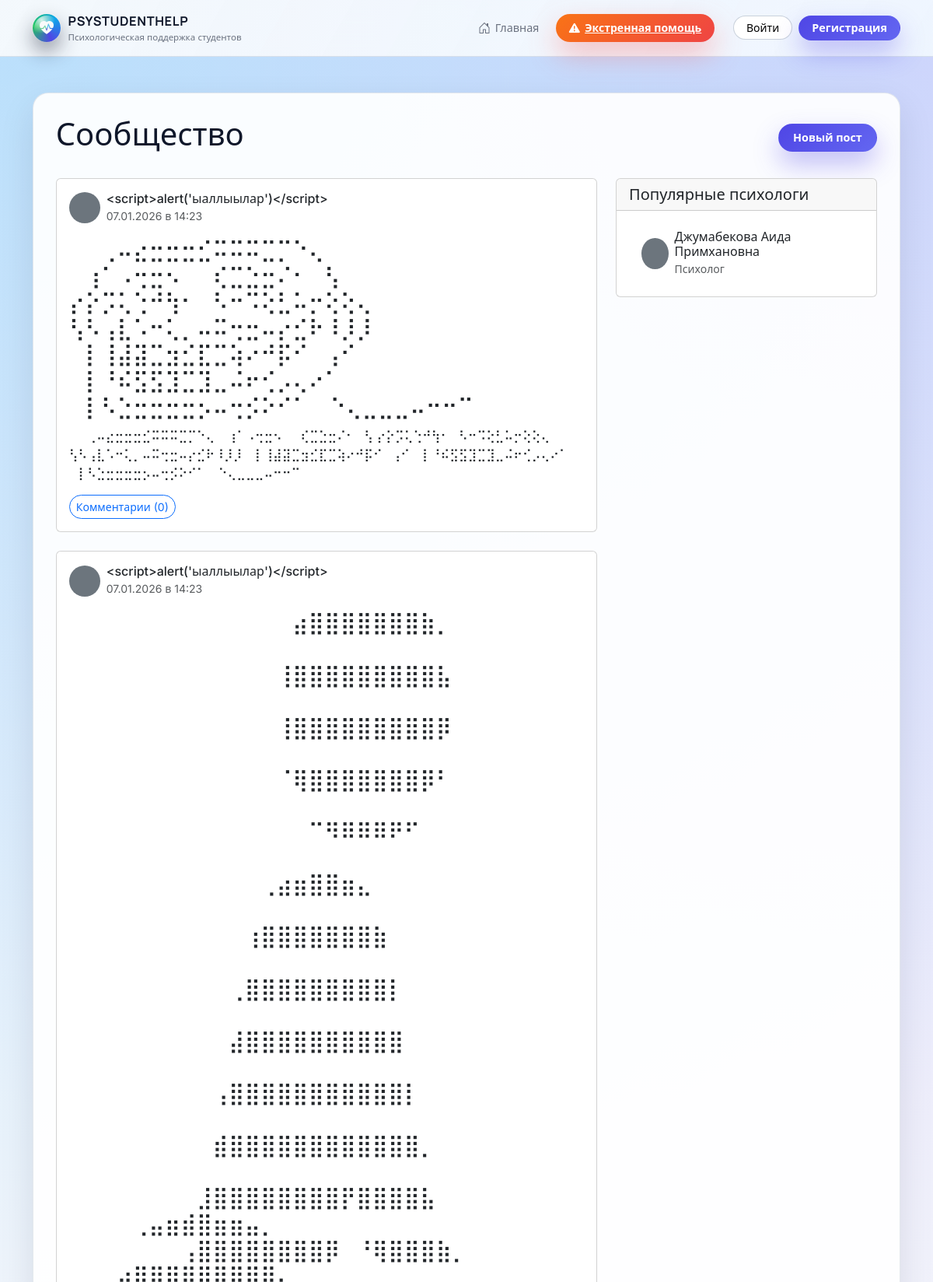
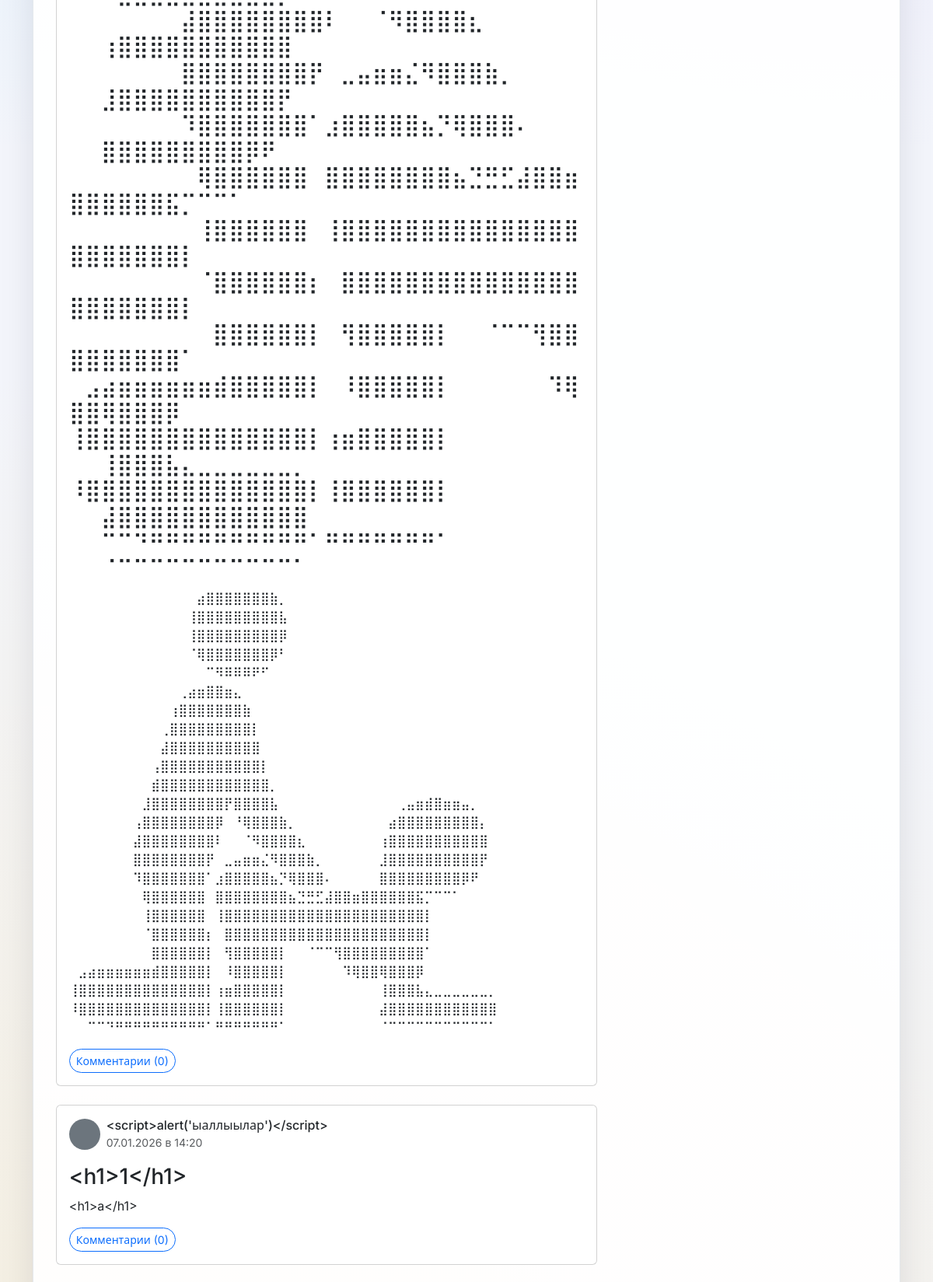
The page /posts (upper part) on the database its author committed (2 pictures, top to bottom).
### models.py (models this page shows, shortened)
class Post(db.Model):
    __tablename__ = 'post'
    id = db.Column(db.Integer, primary_key=True)
    title = db.Column(db.String(200), nullable=False)
    content = db.Column(db.Text, nullable=False)
    user_id = db.Column(db.Integer, db.ForeignKey('user.id'), nullable=False)
    created_at = db.Column(db.DateTime, default=datetime.utcnow)
    updated_at = db.Column(
        db.DateTime,
        default=datetime.utcnow,
        onupdate=datetime.utcnow,
    )
    comments = db.relationship(
        'Comment',
        backref='post',
        lazy=True,
        cascade='all, delete-orphan',
    )
    author = db.relationship('User', backref='posts', lazy=True)

class User(UserMixin, db.Model):
    __tablename__ = 'user'
    id = db.Column(db.Integer, primary_key=True)
    username = db.Column(db.String(80), unique=True, nullable=False)
    email = db.Column(db.String(120), unique=True, nullable=False, index=True)
    password = db.Column(db.String(200), nullable=False)
    role = db.Column(db.String(20), nullable=False)  # student | psychologist | admin | superadmin
    full_name = db.Column(db.String(100))
    bio = db.Column(db.Text)
    profile_pic = db.Column(db.String(100))
    created_at = db.Column(db.DateTime, default=datetime.utcnow)
    group_id = db.Column(db.Integer, db.ForeignKey('groups.id'))
    comments = db.relationship(
        'Comment',
        backref='author',
        lazy=True,
    )
    tests = db.relationship(
        'Test',
        backref='creator',
        lazy=True,
    )
    test_results = db.relationship(
        'TestResult',
        backref='user',
        lazy=True,
    )
    messages_sent = db.relationship(
        'Message',
        foreign_keys='Message.sender_id',
        backref='sender',
        lazy=True,
    )
    messages_received = db.relationship(
        'Message',
        foreign_keys='Message.recipient_id',
        backref='recipient',
        lazy=True,
    )
    reports = db.relationship(
        'StudentReport',
        foreign_keys='StudentReport.student_id',
        backref='student',
        lazy=True,
    )
    appointments = db.relationship(
        'Appointment',
        foreign_keys='Appointment.student_id',
        backref='student',          # appointment.student в шаблонах
        lazy=True,
    )
    psychologist_appointments = db.relationship(
        'Appointment',
        foreign_keys='Appointment.psychologist_id',
        backref='psychologist',     # appointment.psychologist в шаблонах
        lazy=True,
    )
    meeting_protocols = db.relationship(
        'MeetingProtocol',
        foreign_keys='MeetingProtocol.student_id',
        backref='student',          # protocol.student в шаблонах
        lazy=True,
    )
    psychologist_protocols = db.relationship(
        'MeetingProtocol',
        foreign_keys='MeetingProtocol.psychologist_id',
        backref='psychologist',     # protocol.psychologist в шаблонах
        lazy=True,
    )

### flask_app.py (the view)
@app.route('/posts')
def posts():
    posts = Post.query.order_by(Post.created_at.desc()).all()
    psychologists = (
        User.query.filter_by(role='psychologist')
        .order_by(func.random())
        .limit(5)
        .all()
    )
    return render_template('posts.html', posts=posts, psychologists=psychologists)

### admin.py (called while the page is built)
@admin_bp.before_app_request
def _bootstrap_superadmin_once():
    flag = "SUPERADMIN_BOOTSTRAPPED"
    if not current_app.config.get(flag):
        try:
            ensure_initial_superadmin()
        finally:
            current_app.config[flag] = True

### flask_app.py (called while the page is built)
def get_current_user():
    return current_user if current_user.is_authenticated else None

### templates/posts.html (shortened to what this page needs)
{% extends "base.html" %}
{% block content %}
<div class="d-flex justify-content-between align-items-center mb-4">
    <h1>Сообщество</h1>
    <a href="{{ url_for('create_post') }}" class="btn btn-primary">Новый пост</a>
</div>
{% if posts %}
    <div class="row">
        <div class="col-lg-8">
            {% for post in posts %}
            <div class="card mb-4">
                <div class="card-body">
                    <div class="d-flex align-items-center mb-3">
                        {% if post.author.profile_pic %}
                            <img src="{{ url_for('static', filename='uploads/' + post.author.profile_pic) }}" class="rounded-circle me-2" width="40" height="40">
                        {% else %}
                            <div class="rounded-circle bg-secondary me-2" style="width: 40px; height: 40px;"></div>
                        {% endif %}
                        <div>
                            <h6 class="mb-0">{{ post.author.full_name if post.author.full_name else post.author.username }}</h6>
                            <small class="text-muted">{{ post.created_at.strftime('%d.%m.%Y в %H:%M') }}</small>
                        </div>
                    </div>
                    <h3>{{ post.title }}</h3>
                    <p>{{ post.content }}</p>
                    <div class="d-flex justify-content-between align-items-center mt-3">
                        <a href="{{ url_for('view_post', post_id=post.id) }}" class="btn btn-sm btn-outline-primary">
                            Комментарии ({{ post.comments|length }})
                        </a>
                    </div>
                </div>
            </div>
            {% endfor %}
        </div>
        <div class="col-lg-4">
            <div class="card mb-4">
                <div class="card-header">
                    <h5 class="mb-0">Популярные психологи</h5>
                </div>
                <div class="card-body">
                    <div class="list-group list-group-flush">
                        {% for psych in psychologists %}
                        <a href="{{ url_for('profile', username=psych.username) }}" class="list-group-item list-group-item-action">
                            <div class="d-flex align-items-center">
                                {% if psych.profile_pic %}
                                    <img src="{{ url_for('static', filename='uploads/' + psych.profile_pic) }}" class="rounded-circle me-2" width="40" height="40">
                                {% else %}
                                    <div class="rounded-circle bg-secondary me-2" style="width: 40px; height: 40px;"></div>
                                {% endif %}
                                <div>
                                    <h6 class="mb-0">{{ psych.full_name if psych.full_name else psych.username }}</h6>
                                    <small class="text-muted">{{ psych.bio|truncate(30) if psych.bio else "Психолог" }}</small>
                                </div>
                            </div>
                        </a>
                        {% endfor %}
                    </div>
                </div>
            </div>
        </div>
    </div>
{% else %}
    <div class="alert alert-info">
        Пока нет ни одного поста. <a href="{{ url_for('create_post') }}" class="alert-link">Создайте первый пост</a>.
    </div>
{% endif %}
{% endblock %}

### static/css/style.css (style rules this page uses)
:root { --app-bg: #f3f5fb; --app-bg-alt: #e9edf9; --app-bg-soft: #f9fafb; --app-surface: #ffffff; --app-surface-soft: rgba(255, 255, 255, 0.92); --app-border-subtle: rgba(148, 163, 184, 0.25); --app-border-strong: rgba(15, 23, 42, 0.12); --app-primary: #4f46e5; --app-primary-soft: rgba(79, 70, 229, 0.09); --app-primary-strong: #4338ca; --app-accent: #f97316; --app-accent-soft: rgba(249, 115, 22, 0.08); --app-success: #22c55e; --app-danger: #ef4444; --app-warning: #eab308; --app-info: #0ea5e9; --app-text-main: #0f172a; --app-text-muted: #6b7280; --app-text-soft: #9ca3af; --app-radius-xl: 26px; --app-radius-lg: 20px; --app-radius-md: 14px; --app-radius-sm: 10px; --app-radius-pill: 999px; --app-shadow-soft: 0 18px 45px rgba(15, 23, 42, 0.10); --app-shadow-elevated: 0 28px 70px rgba(15, 23, 42, 0.18); --app-shadow-subtle: 0 10px 30px rgba(15, 23, 42, 0.06); --app-header-height: 72px; --app-transition-fast: 0.16s ease-out; --app-transition-med: 0.22s ease-out; }
*, *::before, *::after { box-sizing: border-box; }
html { scroll-behavior: smooth; }
body.app-shell { margin: 0; min-height: 100vh; display: flex; flex-direction: column; background: radial-gradient(circle at 0% 0%, rgba(125, 211, 252, 0.45) 0, transparent 42%), radial-gradient(circle at 100% 0%, rgba(196, 181, 253, 0.5) 0, transparent 42%), radial-gradient(circle at 0% 100%, rgba(251, 191, 36, 0.2) 0, transparent 48%), var(--app-bg); font-family: "Inter", system-ui, -apple-system, BlinkMacSystemFont, "Segoe UI", sans-serif; color: var(--app-text-main); }
.btn-primary { background: linear-gradient(135deg, #4f46e5, #6366f1); border-color: transparent; border-radius: 999px; padding-inline: 1.15rem; font-weight: 600; font-size: 0.9rem; box-shadow: 0 16px 32px rgba(79, 70, 229, 0.35); }
.btn-outline-primary { border-radius: 999px; }

### rows shown on the page
Post: author "<script>alert('ыаллыылар')</script>", created_at "07.01.2026 в 14:23", title "⠀⠀⢀⠤⣔⣒⣒⣒⣊⠭⠭⠭⣉⡉⠑⢄ ⠀⢰⠁⠠⢒⣒⠢⠀⠀⢎⣉⣑⣒⠌⠂⠀⢣ ⡔⡕⡩⢅⢑⠚⢳⠂⠀⠣⠒⠩⢕⣃⠥⡒⢕⢕⢄ ⢣⠣⢠⣇⠡⠒⢅⡀⠤⠭⢒⣒⠤⡔⣊⠗⠸⡸⡸ ⠀⡇⢸⣼⣽⣉⣲⣊⣏⣉⢵⠔⠚⡯⠊⠀⢠⠊ ⠀⡇⠘⠮⣫⣫⣹⣉⣹⣀⠬⠖⢊⡠⢄⠔⠁ ⠀⡇⠣⣑⣒⣒⣒⣒⡢⠤⢒⡪⠕⠊⠁ ⠀⠑⢄⣀⣀⣀⠤⠒⠒⠉", content "⠀⠀⢀⠤⣔⣒⣒⣒⣊⠭⠭⠭⣉⡉⠑⢄ ⠀⢰⠁⠠⢒⣒⠢⠀⠀⢎⣉⣑⣒⠌⠂⠀⢣ ⡔⡕⡩⢅⢑⠚⢳⠂⠀⠣⠒⠩⢕⣃⠥⡒⢕⢕⢄ ⢣⠣⢠⣇⠡⠒⢅⡀⠤⠭⢒⣒⠤⡔⣊⠗⠸⡸⡸ ⠀⡇⢸⣼⣽⣉⣲⣊⣏⣉⢵⠔⠚⡯⠊⠀⢠⠊ ⠀⡇⠘⠮⣫⣫⣹⣉⣹⣀⠬⠖⢊⡠⢄⠔⠁ ⠀⡇⠣⣑⣒⣒⣒⣒⡢⠤⢒⡪⠕⠊⠁ ⠀⠑⢄⣀⣀⣀⠤⠒⠒⠉", comments|length "0"
Post: author "<script>alert('ыаллыылар')</script>", created_at "07.01.2026 в 14:23", title "⠀⠀⠀⠀⠀⠀⠀⠀⠀⠀⠀⠀⠀⠀⣴⣿⣿⣿⣿⣿⣿⣿⣷⡀⠀⠀⠀⠀⠀⠀⠀⠀⠀⠀⠀⠀⠀⠀⠀⠀⠀⠀⠀⠀⠀⠀⠀ ⠀⠀⠀⠀⠀⠀⠀⠀⠀⠀⠀⠀⠀⢸⣿⣿⣿⣿⣿⣿⣿⣿⣿⣧⠀⠀⠀⠀⠀⠀⠀⠀⠀⠀⠀⠀⠀⠀⠀⠀⠀⠀⠀⠀⠀⠀⠀ ⠀⠀⠀⠀⠀⠀⠀⠀⠀⠀⠀⠀⠀⢸⣿⣿⣿⣿⣿⣿⣿⣿⣿⡿⠀⠀⠀⠀⠀⠀⠀⠀⠀⠀⠀⠀⠀⠀⠀⠀⠀⠀⠀⠀⠀⠀⠀ ⠀⠀⠀⠀⠀⠀⠀⠀⠀⠀⠀⠀⠀⠈⢿⣿⣿⣿⣿⣿⣿⣿⡿⠃⠀⠀⠀⠀⠀⠀⠀⠀⠀⠀⠀⠀⠀⠀⠀⠀⠀⠀⠀⠀⠀⠀⠀ ⠀⠀⠀⠀⠀⠀⠀⠀⠀⠀⠀⠀⠀⠀⠀⠉⠻⠿⠿⠿⠟⠋⠀⠀⠀⠀⠀⠀⠀⠀⠀⠀⠀⠀⠀⠀⠀⠀⠀⠀⠀⠀⠀⠀⠀⠀⠀ ⠀⠀⠀⠀⠀⠀⠀⠀⠀⠀⠀⠀⢀⣴⣶⣿⣿⣶⣄⠀⠀⠀⠀⠀⠀⠀⠀⠀⠀⠀⠀⠀⠀⠀⠀⠀⠀⠀⠀⠀⠀⠀⠀⠀⠀⠀⠀ ⠀⠀⠀⠀⠀⠀⠀⠀⠀⠀⠀⢰⣿⣿⣿⣿⣿⣿⣿⣷⠀⠀⠀⠀⠀⠀⠀⠀⠀⠀⠀⠀⠀⠀⠀⠀⠀⠀⠀⠀⠀⠀⠀⠀⠀⠀⠀ ⠀⠀⠀⠀⠀⠀⠀⠀⠀⠀⢀⣿⣿⣿⣿⣿⣿⣿⣿⣿⡇⠀⠀⠀⠀⠀⠀⠀⠀⠀⠀⠀⠀⠀⠀⠀⠀⠀⠀⠀⠀⠀⠀⠀⠀⠀⠀ ⠀⠀⠀⠀⠀⠀⠀⠀⠀⠀⣼⣿⣿⣿⣿⣿⣿⣿⣿⣿⣿⠀⠀⠀⠀⠀⠀⠀⠀⠀⠀⠀⠀⠀⠀⠀⠀⠀⠀⠀⠀⠀⠀⠀⠀⠀⠀ ⠀⠀⠀⠀⠀⠀⠀⠀⠀⢠⣿⣿⣿⣿⣿⣿⣿⣿⣿⣿⣿⡇⠀⠀⠀⠀⠀⠀⠀⠀⠀⠀⠀⠀⠀⠀⠀⠀⠀⠀⠀⠀⠀⠀⠀⠀⠀ ⠀⠀⠀⠀⠀⠀⠀⠀⠀⣾⣿⣿⣿⣿⣿⣿⣿⣿⣿⣿⣿⣿⡀⠀⠀⠀⠀⠀⠀⠀⠀⠀⠀⠀⠀⠀⠀⠀⠀⠀⠀⠀⠀⠀⠀⠀⠀ ⠀⠀⠀⠀⠀⠀⠀⠀⣸⣿⣿⣿⣿⣿⣿⣿⣿⡟⣿⣿⣿⣿⣧⠀⠀⠀⠀⠀⠀⠀⠀⠀⠀⠀⠀⠀⢀⣤⣶⣾⣿⣶⣶⣤⡀⠀⠀ ⠀⠀⠀⠀⠀⠀⠀⢠⣿⣿⣿⣿⣿⣿⣿⣿⡿⠀⠘⢿⣿⣿⣿⣷⡀⠀⠀⠀⠀⠀⠀⠀⠀⠀⠀⣴⣿⣿⣿⣿⣿⣿⣿⣿⣿⡄⠀ ⠀⠀⠀⠀⠀⠀⠀⣼⣿⣿⣿⣿⣿⣿⣿⣿⠇⠀⠀⠈⠻⣿⣿⣿⣿⣆⠀⠀⠀⠀⠀⠀⠀⠀⢰⣿⣿⣿⣿⣿⣿⣿⣿⣿⣿⣿⠀…", content "⠀⠀⠀⠀⠀⠀⠀⠀⠀⠀⠀⠀⠀⠀⣴⣿⣿⣿⣿⣿⣿⣿⣷⡀⠀⠀⠀⠀⠀⠀⠀⠀⠀⠀⠀⠀⠀⠀⠀⠀⠀⠀⠀⠀⠀⠀⠀ ⠀⠀⠀⠀⠀⠀⠀⠀⠀⠀⠀⠀⠀⢸⣿⣿⣿⣿⣿⣿⣿⣿⣿⣧⠀⠀⠀⠀⠀⠀⠀⠀⠀⠀⠀⠀⠀⠀⠀⠀⠀⠀⠀⠀⠀⠀⠀ ⠀⠀⠀⠀⠀⠀⠀⠀⠀⠀⠀⠀⠀⢸⣿⣿⣿⣿⣿⣿⣿⣿⣿⡿⠀⠀⠀⠀⠀⠀⠀⠀⠀⠀⠀⠀⠀⠀⠀⠀⠀⠀⠀⠀⠀⠀⠀ ⠀⠀⠀⠀⠀⠀⠀⠀⠀⠀⠀⠀⠀⠈⢿⣿⣿⣿⣿⣿⣿⣿⡿⠃⠀⠀⠀⠀⠀⠀⠀⠀⠀⠀⠀⠀⠀⠀⠀⠀⠀⠀⠀⠀⠀⠀⠀ ⠀⠀⠀⠀⠀⠀⠀⠀⠀⠀⠀⠀⠀⠀⠀⠉⠻⠿⠿⠿⠟⠋⠀⠀⠀⠀⠀⠀⠀⠀⠀⠀⠀⠀⠀⠀⠀⠀⠀⠀⠀⠀⠀⠀⠀⠀⠀ ⠀⠀⠀⠀⠀⠀⠀⠀⠀⠀⠀⠀⢀⣴⣶⣿⣿⣶⣄⠀⠀⠀⠀⠀⠀⠀⠀⠀⠀⠀⠀⠀⠀⠀⠀⠀⠀⠀⠀⠀⠀⠀⠀⠀⠀⠀⠀ ⠀⠀⠀⠀⠀⠀⠀⠀⠀⠀⠀⢰⣿⣿⣿⣿⣿⣿⣿⣷⠀⠀⠀⠀⠀⠀⠀⠀⠀⠀⠀⠀⠀⠀⠀⠀⠀⠀⠀⠀⠀⠀⠀⠀⠀⠀⠀ ⠀⠀⠀⠀⠀⠀⠀⠀⠀⠀⢀⣿⣿⣿⣿⣿⣿⣿⣿⣿⡇⠀⠀⠀⠀⠀⠀⠀⠀⠀⠀⠀⠀⠀⠀⠀⠀⠀⠀⠀⠀⠀⠀⠀⠀⠀⠀ ⠀⠀⠀⠀⠀⠀⠀⠀⠀⠀⣼⣿⣿⣿⣿⣿⣿⣿⣿⣿⣿⠀⠀⠀⠀⠀⠀⠀⠀⠀⠀⠀⠀⠀⠀⠀⠀⠀⠀⠀⠀⠀⠀⠀⠀⠀⠀ ⠀⠀⠀⠀⠀⠀⠀⠀⠀⢠⣿⣿⣿⣿⣿⣿⣿⣿⣿⣿⣿⡇⠀⠀⠀⠀⠀⠀⠀⠀⠀⠀⠀⠀⠀⠀⠀⠀⠀⠀⠀⠀⠀⠀⠀⠀⠀ ⠀⠀⠀⠀⠀⠀⠀⠀⠀⣾⣿⣿⣿⣿⣿⣿⣿⣿⣿⣿⣿⣿⡀⠀⠀⠀⠀⠀⠀⠀⠀⠀⠀⠀⠀⠀⠀⠀⠀⠀⠀⠀⠀⠀⠀⠀⠀ ⠀⠀⠀⠀⠀⠀⠀⠀⣸⣿⣿⣿⣿⣿⣿⣿⣿⡟⣿⣿⣿⣿⣧⠀⠀⠀⠀⠀⠀⠀⠀⠀⠀⠀⠀⠀⢀⣤⣶⣾⣿⣶⣶⣤⡀⠀⠀ ⠀⠀⠀⠀⠀⠀⠀⢠⣿⣿⣿⣿⣿⣿⣿⣿⡿⠀⠘⢿⣿⣿⣿⣷⡀⠀⠀⠀⠀⠀⠀⠀⠀⠀⠀⣴⣿⣿⣿⣿⣿⣿⣿⣿⣿⡄⠀ ⠀⠀⠀⠀⠀⠀⠀⣼⣿⣿⣿⣿⣿⣿⣿⣿⠇⠀⠀⠈⠻⣿⣿⣿⣿⣆⠀⠀⠀⠀⠀⠀⠀⠀⢰⣿⣿⣿⣿⣿⣿⣿⣿⣿⣿⣿⠀…", comments|length "0"
Post: author "<script>alert('ыаллыылар')</script>", created_at "07.01.2026 в 14:20", title "<h1>1</h1>", content "<h1>a</h1>", comments|length "0"
User: full_name "Джумабекова Аида Примхановна", bio "Психолог"
